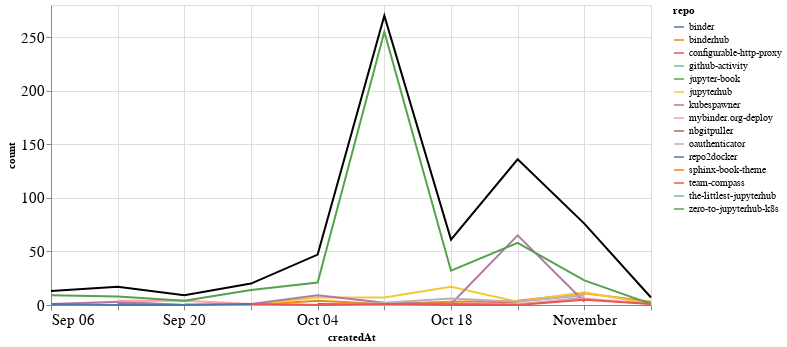

The notebook cell this image was saved under:
### Markdown cell above
## Comments

### Code cell
comments_time = comments.groupby('repo').resample('W', on='createdAt').count()['author'].reset_index()
comments_time = comments_time.rename(columns={'author': 'count'})
comments_time_total = comments_time.groupby('createdAt').agg({"count": "sum"}).reset_index()
ch1 = alt.Chart(comments_time, width=600).mark_line().encode(
    x='createdAt',
    y='count',
    color='repo',
    tooltip="repo"
)

ch2 = alt.Chart(comments_time_total, width=600).mark_line(color="black").encode(
    x='createdAt',
    y='count',
)

ch1 + ch2

### Figure 1 — Vega-Lite specification as saved in the notebook (floating-point values rounded to 4 significant figures)
{"config": {"axisLeft": {"labelFontSize": 15}, "axisBottom": {"labelFontSize": 15}}, "layer": [{"data": {"name": "data-5ccc32695914e78ec5c4e9ade0f813c4"}, "mark": "line", "encoding": {"color": {"type": "nominal", "field": "repo"}, "tooltip": {"type": "nominal", "field": "repo"}, "x": {"type": "temporal", "field": "createdAt"}, "y": {"type": "quantitative", "field": "count"}}, "width": 600}, {"data": {"name": "data-28be5323ba789adfbd37a59dda3a532a"}, "mark": {"type": "line", "color": "black"}, "encoding": {"x": {"type": "temporal", "field": "createdAt"}, "y": {"type": "quantitative", "field": "count"}}, "width": 600}], "$schema": "https://vega.github.io/schema/vega-lite/v4.8.1.json", "datasets": {"data-5ccc32695914e78ec5c4e9ade0f813c4": [{"repo": "binder", "createdAt": "2020-10-04T00:00:00", "count": 1}, {"repo": "binder", "createdAt": "2020-10-11T00:00:00", "count": 1}, {"repo": "binder", "createdAt": "2020-10-18T00:00:00", "count": 1}, {"repo": "binderhub", "createdAt": "2020-09-13T00:00:00", "count": 1}, {"repo": "binderhub", "createdAt": "2020-09-20T00:00:00", "count": 0}, {"repo": "binderhub", "createdAt": "2020-09-27T00:00:00", "count": 0}, {"repo": "binderhub", "createdAt": "2020-10-04T00:00:00", "count": 4}, {"repo": "binderhub", "createdAt": "2020-10-11T00:00:00", "count": 1}, {"repo": "binderhub", "createdAt": "2020-10-18T00:00:00", "count": 3}, {"repo": "binderhub", "createdAt": "2020-10-25T00:00:00", "count": 4}, {"repo": "binderhub", "createdAt": "2020-11-01T00:00:00", "count": 11}, {"repo": "binderhub", "createdAt": "2020-11-08T00:00:00", "count": 3}, {"repo": "configurable-http-proxy", "createdAt": "2020-09-13T00:00:00", "count": 1}, {"repo": "configurable-http-proxy", "createdAt": "2020-09-20T00:00:00", "count": 0}, {"repo": "configurable-http-proxy", "createdAt": "2020-09-27T00:00:00", "count": 0}, {"repo": "configurable-http-proxy", "createdAt": "2020-10-04T00:00:00", "count": 0}, {"repo": "configurable-http-proxy", "createdAt": "2020-10-11T00:00:00", "count": 0}, {"repo": "configurable-http-proxy", "createdAt": "2020-10-18T00:00:00", "count": 1}, {"repo": "configurable-http-proxy", "createdAt": "2020-10-25T00:00:00", "count": 2}, {"repo": "github-activity", "createdAt": "2020-10-11T00:00:00", "count": 1}, {"repo": "github-activity", "createdAt": "2020-10-18T00:00:00", "count": 0}, {"repo": "github-activity", "createdAt": "2020-10-25T00:00:00", "count": 0}, {"repo": "github-activity", "createdAt": "2020-11-01T00:00:00", "count": 7}, {"repo": "jupyter-book", "createdAt": "2020-10-04T00:00:00", "count": 2}, {"repo": "jupyterhub", "createdAt": "2020-09-20T00:00:00", "count": 1}, {"repo": "jupyterhub", "createdAt": "2020-09-27T00:00:00", "count": 0}, {"repo": "jupyterhub", "createdAt": "2020-10-04T00:00:00", "count": 7}, {"repo": "jupyterhub", "createdAt": "2020-10-11T00:00:00", "count": 7}, {"repo": "jupyterhub", "createdAt": "2020-10-18T00:00:00", "count": 17}, {"repo": "jupyterhub", "createdAt": "2020-10-25T00:00:00", "count": 3}, {"repo": "jupyterhub", "createdAt": "2020-11-01T00:00:00", "count": 12}, {"repo": "jupyterhub", "createdAt": "2020-11-08T00:00:00", "count": 1}, {"repo": "kubespawner", "createdAt": "2020-09-06T00:00:00", "count": 1}, {"repo": "kubespawner", "createdAt": "2020-09-13T00:00:00", "count": 3}, {"repo": "kubespawner", "createdAt": "2020-09-20T00:00:00", "count": 0}, {"repo": "kubespawner", "createdAt": "2020-09-27T00:00:00", "count": 1}, {"repo": "kubespawner", "createdAt": "2020-10-04T00:00:00", "count": 9}, {"repo": "kubespawner", "createdAt": "2020-10-11T00:00:00", "count": 2}, {"repo": "kubespawner", "createdAt": "2020-10-18T00:00:00", "count": 1}, {"repo": "kubespawner", "createdAt": "2020-10-25T00:00:00", "count": 65}, {"repo": "kubespawner", "createdAt": "2020-11-01T00:00:00", "count": 3}, {"repo": "mybinder.org-deploy", "createdAt": "2020-09-13T00:00:00", "count": 4}, {"repo": "mybinder.org-deploy", "createdAt": "2020-09-20T00:00:00", "count": 4}, {"repo": "mybinder.org-deploy", "createdAt": "2020-09-27T00:00:00", "count": 1}, {"repo": "mybinder.org-deploy", "createdAt": "2020-10-04T00:00:00", "count": 0}, {"repo": "mybinder.org-deploy", "createdAt": "2020-10-11T00:00:00", "count": 0}, {"repo": "mybinder.org-deploy", "createdAt": "2020-10-18T00:00:00", "count": 0}, {"repo": "mybinder.org-deploy", "createdAt": "2020-10-25T00:00:00", "count": 1}, {"repo": "mybinder.org-deploy", "createdAt": "2020-11-01T00:00:00", "count": 6}, {"repo": "mybinder.org-deploy", "createdAt": "2020-11-08T00:00:00", "count": 1}, {"repo": "nbgitpuller", "createdAt": "2020-10-04T00:00:00", "count": 3}, {"repo": "oauthenticator", "createdAt": "2020-09-06T00:00:00", "count": 1}, {"repo": "oauthenticator", "createdAt": "2020-09-13T00:00:00", "count": 0}, {"repo": "oauthenticator", "createdAt": "2020-09-20T00:00:00", "count": 0}, {"repo": "oauthenticator", "createdAt": "2020-09-27T00:00:00", "count": 0}, {"repo": "oauthenticator", "createdAt": "2020-10-04T00:00:00", "count": 0}, {"repo": "oauthenticator", "createdAt": "2020-10-11T00:00:00", "count": 2}, {"repo": "oauthenticator", "createdAt": "2020-10-18T00:00:00", "count": 6}, {"repo": "oauthenticator", "createdAt": "2020-10-25T00:00:00", "count": 3}, {"repo": "oauthenticator", "createdAt": "2020-11-01T00:00:00", "count": 9}, {"repo": "repo2docker", "createdAt": "2020-09-06T00:00:00", "count": 1}, {"repo": "repo2docker", "createdAt": "2020-09-13T00:00:00", "count": 0}, {"repo": "repo2docker", "createdAt": "2020-09-20T00:00:00", "count": 0}, {"repo": "repo2docker", "createdAt": "2020-09-27T00:00:00", "count": 1}, {"repo": "sphinx-book-theme", "createdAt": "2020-09-27T00:00:00", "count": 2}, {"repo": "team-compass", "createdAt": "2020-09-27T00:00:00", "count": 1}, {"repo": "team-compass", "createdAt": "2020-10-04T00:00:00", "count": 0}, {"repo": "team-compass", "createdAt": "2020-10-11T00:00:00", "count": 1}, {"repo": "team-compass", "createdAt": "2020-10-18T00:00:00", "count": 0}, {"repo": "team-compass", "createdAt": "2020-10-25T00:00:00", "count": 0}, {"repo": "team-compass", "createdAt": "2020-11-01T00:00:00", "count": 5}, {"repo": "team-compass", "createdAt": "2020-11-08T00:00:00", "count": 1}, {"repo": "the-littlest-jupyterhub", "createdAt": "2020-09-06T00:00:00", "count": 1}, {"repo": "zero-to-jupyterhub-k8s", "createdAt": "2020-09-06T00:00:00", "count": 9}, {"repo": "zero-to-jupyterhub-k8s", "createdAt": "2020-09-13T00:00:00", "count": 8}, {"repo": "zero-to-jupyterhub-k8s", "createdAt": "2020-09-20T00:00:00", "count": 4}, {"repo": "zero-to-jupyterhub-k8s", "createdAt": "2020-09-27T00:00:00", "count": 14}, {"repo": "zero-to-jupyterhub-k8s", "createdAt": "2020-10-04T00:00:00", "count": 21}, {"repo": "zero-to-jupyterhub-k8s", "createdAt": "2020-10-11T00:00:00", "count": 255}, {"repo": "zero-to-jupyterhub-k8s", "createdAt": "2020-10-18T00:00:00", "count": 32}, {"repo": "zero-to-jupyterhub-k8s", "createdAt": "2020-10-25T00:00:00", "count": 58}, {"repo": "zero-to-jupyterhub-k8s", "createdAt": "2020-11-01T00:00:00", "count": 23}, {"repo": "zero-to-jupyterhub-k8s", "createdAt": "2020-11-08T00:00:00", "count": 1}], "data-28be5323ba789adfbd37a59dda3a532a": [{"createdAt": "2020-09-06T00:00:00", "count": 13}, {"createdAt": "2020-09-13T00:00:00", "count": 17}, {"createdAt": "2020-09-20T00:00:00", "count": 9}, {"createdAt": "2020-09-27T00:00:00", "count": 20}, {"createdAt": "2020-10-04T00:00:00", "count": 47}, {"createdAt": "2020-10-11T00:00:00", "count": 270}, {"createdAt": "2020-10-18T00:00:00", "count": 61}, {"createdAt": "2020-10-25T00:00:00", "count": 136}, {"createdAt": "2020-11-01T00:00:00", "count": 76}, {"createdAt": "2020-11-08T00:00:00", "count": 7}]}}
